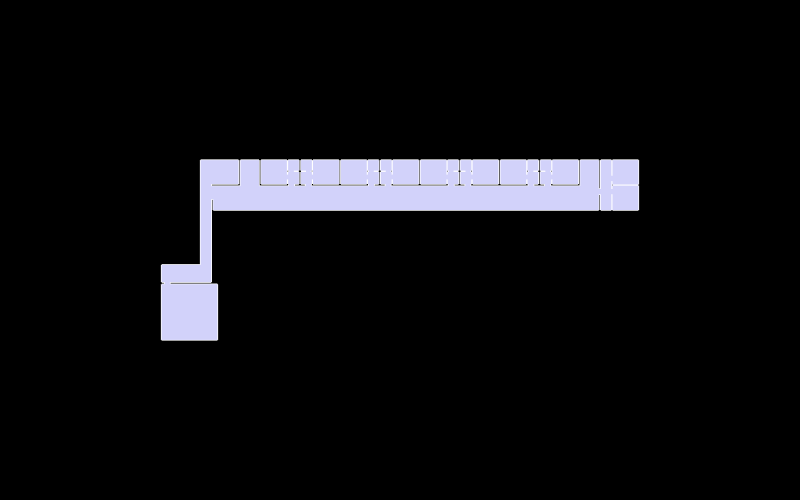
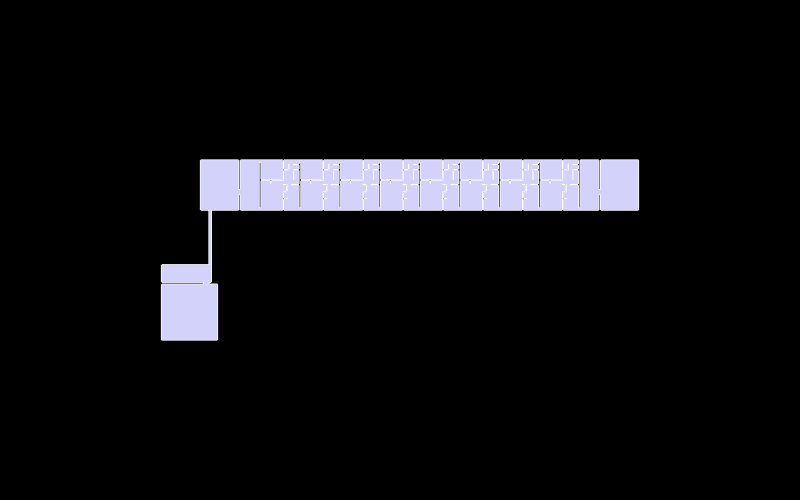

Source (notebook cell) for these figures, in order:
### Markdown cell above
## 6. Show the geometry

### Code cell
Topology.Show(plan1,
              camera=[0,0,6],
              faceColor=[210,210,250],
              faceOpacity=1,
              edgeColor='white',
              edgeWidth=3,
              showVertices=False,
              backgroundColor='black',
              width=800,
              height=500,
              renderer=renderer)

Topology.Show(plan2,
              camera=[0,0,6],
              faceColor=[210,210,250],
              faceOpacity=1,
              edgeColor='white',
              edgeWidth=3,
              showVertices=False,
              backgroundColor='black',
              width=800,
              height=500,
              renderer=renderer)

### Figure 1 — Plotly figure (JSON) as saved in the notebook; plotly's stock layout.template omitted (floating-point values rounded to 4 significant figures; data arrays with more than 128 entries replaced by an {"elided": "..."} marker saying what was removed)
{"data": [{"hoverinfo": "text", "legendgroup": "2", "legendrank": 2, "line": {"color": "white", "dash": "solid", "width": 3}, "marker": {"size": 0}, "mode": "lines", "name": "1: Untitled (Edges)", "showlegend": false, "text": "", "type": "scatter3d", "x": {"elided": "732 float values"}, "y": {"elided": "732 float values"}, "z": {"elided": "732 int values"}}, {"cmax": 1, "cmin": 0, "color": "#D2D2FA", "colorscale": [[0, "#440154"], [0.1111, "#482878"], [0.2222, "#3e4989"], [0.3333, "#31688e"], [0.4444, "#26828e"], [0.5556, "#1f9e89"], [0.6667, "#35b779"], [0.7778, "#6ece58"], [0.8889, "#b5de2b"], [1, "#fde725"]], "flatshading": true, "hoverinfo": "text", "hovertext": "", "i": {"elided": "242 int values"}, "j": {"elided": "242 int values"}, "k": {"elided": "242 int values"}, "legendgroup": "3", "legendrank": 3, "lighting": {"facenormalsepsilon": 0}, "name": "1: Untitled (Faces)", "opacity": 1, "showlegend": false, "showscale": false, "text": "", "type": "mesh3d", "x": {"elided": "244 float values"}, "y": {"elided": "244 float values"}, "z": {"elided": "244 int values"}}], "layout": {"autosize": true, "height": 500, "margin": {"b": 40, "l": 40, "r": 40, "t": 40}, "paper_bgcolor": "#000000", "plot_bgcolor": "#000000", "scene": {"aspectmode": "data", "camera": {"center": {"x": 0, "y": 0, "z": 0}, "eye": {"x": 0, "y": 0, "z": 6}, "projection": {"type": "perspective"}, "up": {"x": 0, "y": 1, "z": 0}}, "xaxis": {"visible": false}, "yaxis": {"visible": false}, "zaxis": {"visible": false}}, "showlegend": true, "width": 800, "xaxis": {"showgrid": false, "visible": false, "zeroline": false}, "yaxis": {"showgrid": false, "visible": false, "zeroline": false}}}

### Figure 2 — Plotly figure (JSON) as saved in the notebook; plotly's stock layout.template omitted (floating-point values rounded to 4 significant figures; data arrays with more than 128 entries replaced by an {"elided": "..."} marker saying what was removed)
{"data": [{"hoverinfo": "text", "legendgroup": "2", "legendrank": 2, "line": {"color": "white", "dash": "solid", "width": 3}, "marker": {"size": 0}, "mode": "lines", "name": "1: Untitled (Edges)", "showlegend": false, "text": "", "type": "scatter3d", "x": {"elided": "1266 float values"}, "y": {"elided": "1266 float values"}, "z": {"elided": "1266 int values"}}, {"cmax": 1, "cmin": 0, "color": "#D2D2FA", "colorscale": [[0, "#440154"], [0.1111, "#482878"], [0.2222, "#3e4989"], [0.3333, "#31688e"], [0.4444, "#26828e"], [0.5556, "#1f9e89"], [0.6667, "#35b779"], [0.7778, "#6ece58"], [0.8889, "#b5de2b"], [1, "#fde725"]], "flatshading": true, "hoverinfo": "text", "hovertext": "", "i": {"elided": "420 int values"}, "j": {"elided": "420 int values"}, "k": {"elided": "420 int values"}, "legendgroup": "3", "legendrank": 3, "lighting": {"facenormalsepsilon": 0}, "name": "1: Untitled (Faces)", "opacity": 1, "showlegend": false, "showscale": false, "text": "", "type": "mesh3d", "x": {"elided": "422 float values"}, "y": {"elided": "422 float values"}, "z": {"elided": "422 int values"}}], "layout": {"autosize": true, "height": 500, "margin": {"b": 40, "l": 40, "r": 40, "t": 40}, "paper_bgcolor": "#000000", "plot_bgcolor": "#000000", "scene": {"aspectmode": "data", "camera": {"center": {"x": 0, "y": 0, "z": 0}, "eye": {"x": 0, "y": 0, "z": 6}, "projection": {"type": "perspective"}, "up": {"x": 0, "y": 1, "z": 0}}, "xaxis": {"visible": false}, "yaxis": {"visible": false}, "zaxis": {"visible": false}}, "showlegend": true, "width": 800, "xaxis": {"showgrid": false, "visible": false, "zeroline": false}, "yaxis": {"showgrid": false, "visible": false, "zeroline": false}}}
